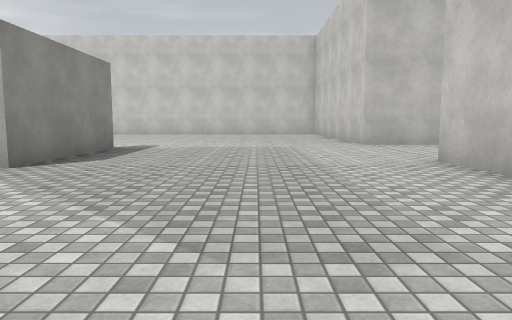
view 1 (above)

18 first-person views from a walk through a scene from a Unity 3-D project. The camera is 1.2 m above the floor, tilts 6° down and sees 70° across. The floor is counted in squares, 2 m on a side. Each view is taken from the middle of a square. On the plan, view 1 faces up. The plan holds only what a view shows up to about 10 squares ahead; the rest is blank. The place goes on beyond the plan. The player character is not drawn. Surface patterns are stand-ins for the level's own textures.

view 2
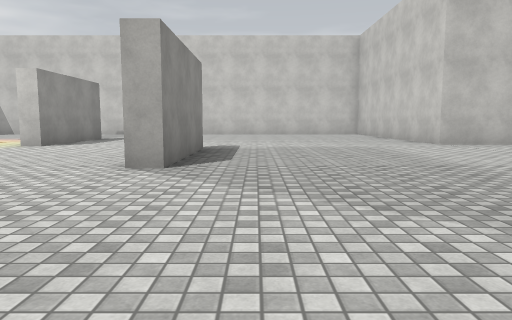

view 3
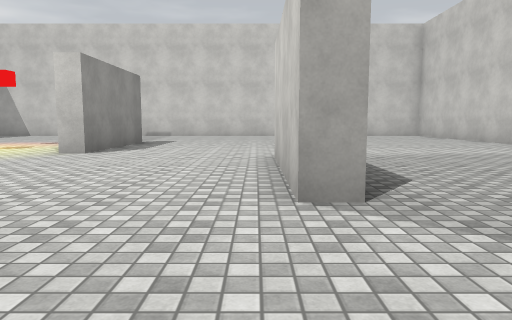

view 4
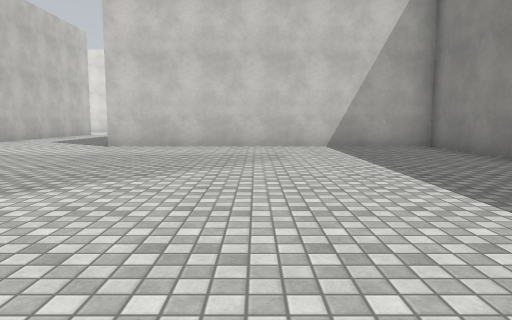

view 5
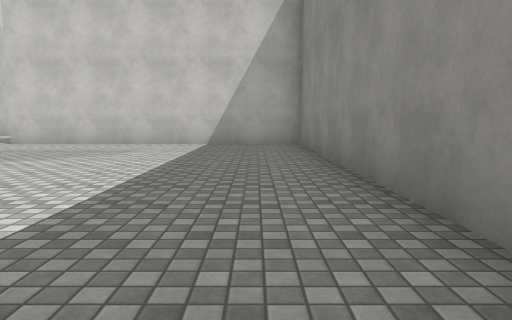

view 6
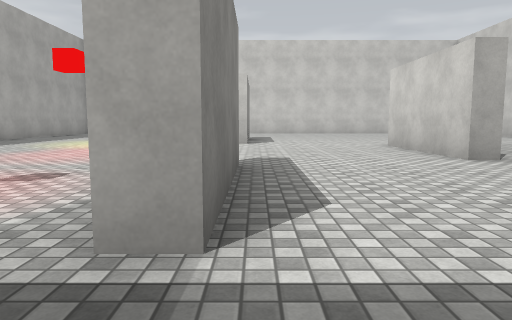

view 7
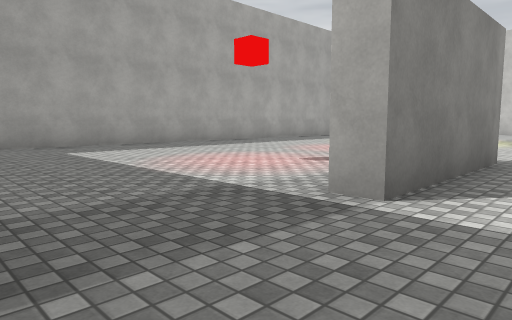

view 8
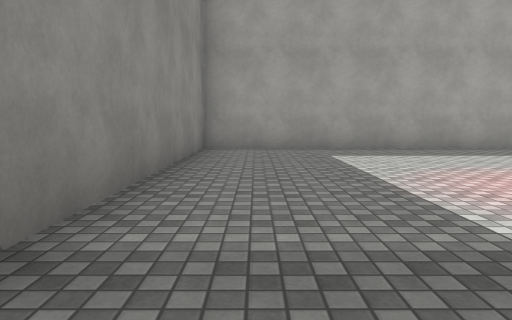

view 9
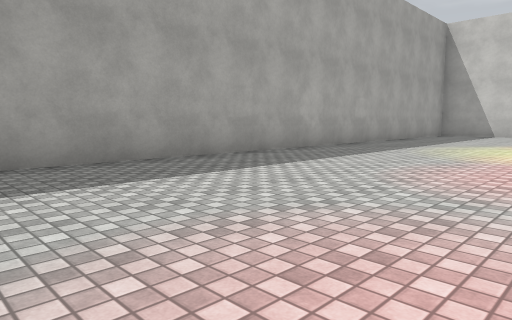

view 10
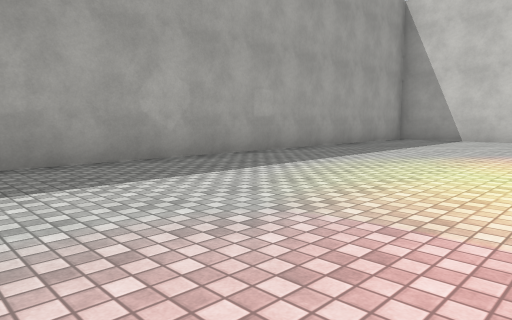

view 11
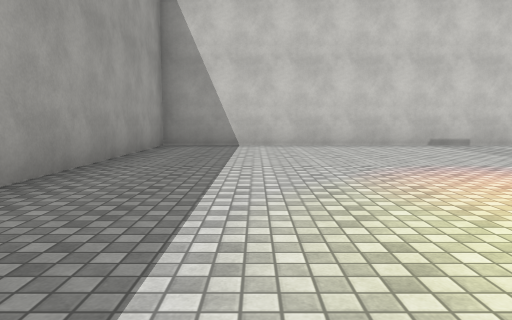

view 12
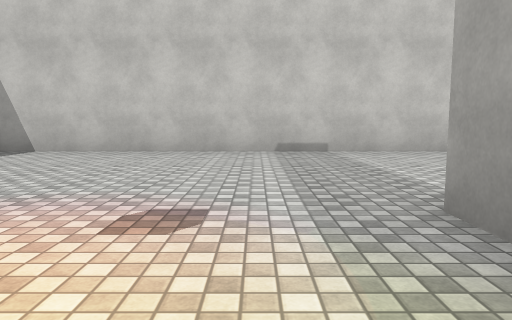

view 13
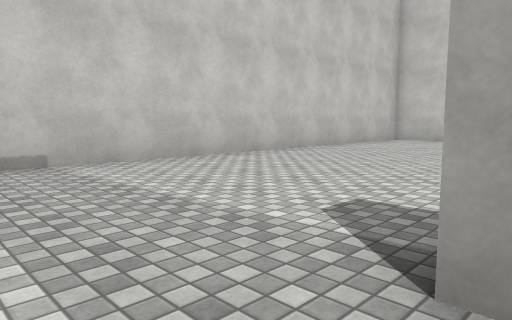

view 14
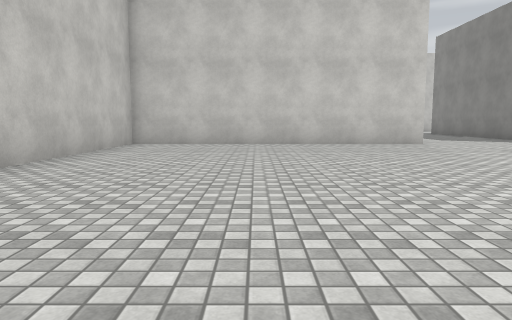

view 15
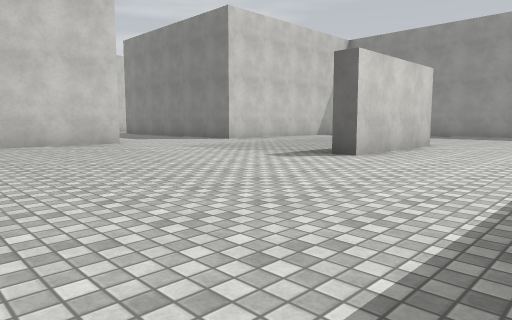

view 16
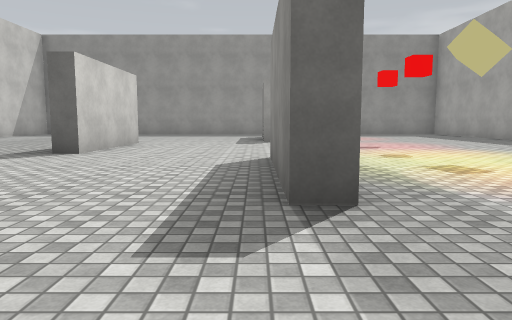

view 17
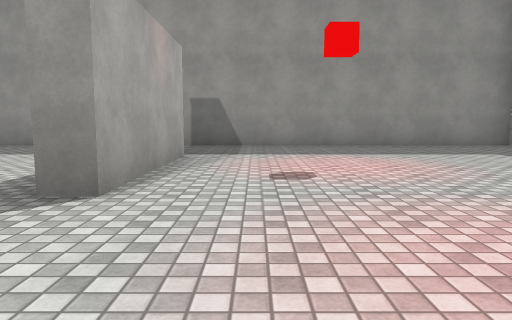

view 18
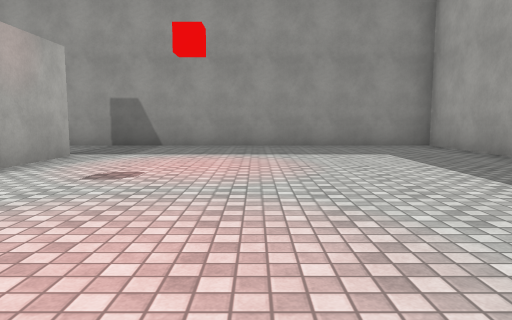

### Floor plan
Points are (right, up) in squares from view 1. A wall is a line through its corners. A room is listed if a view was taken in it or the views show most of it. See-through windows are left out.
Room 1 (views 1, 2, 3, 4, 5, 6, 7, 8, 9, 10, 11, 12, 13, 14, 15, 16, 17, 18)
walls: (-3.7, 8.2) (-3.2, 8.2) (-3.2, 4.7) (-3.7, 4.7) (-3.7, 8.2); (-7.2, 4.1) (-7.2, 0.6) (-7.7, 0.6) (-7.7, 4.1) (-7.2, 4.1); (-7.7, 11.8) (-7.7, 12.4) (-7.2, 12.4) (-7.2, 8.9) (-7.8, 8.9); (4.9, 9.5) (2.8, 9.5) (2.8, 17.3) (-15.4, 17.3) (-15.4, -2.2) (2.8, -2.2) (2.8, 5.6)

Positions as (right, up) in squares from view 1, and headings:
1: (0, 0), facing up
2: (-2, 0), facing up
3: (-4, 2), facing up
4: (-6, 2), facing right
5: (-7, -1), facing right
6: (-7, -1), facing up
7: (-6, -2), facing up-left
8: (-7, -1), facing left
9: (-10, 1), facing up-left
10: (-10, 5), facing up-left
11: (-13, 8), facing up
12: (-9, 10), facing up
13: (-9, 12), facing up-right
14: (-7, 14), facing right
15: (-7, 14), facing down-right
16: (-7, 15), facing down
17: (-9, 7), facing down
18: (-11, 7), facing down
